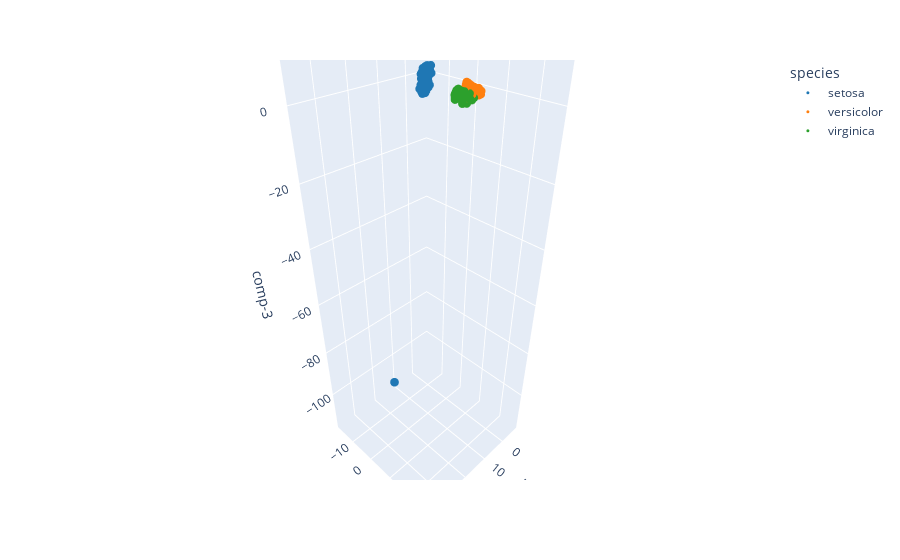

The notebook cell saved with this chart:
### Markdown cell above
To visualize this in 3D, we'll use the Plotly library, as it provides a means to interact with the plot - rotating, zooming, panning, tooltips, etc.:

### Code cell
import plotly.express as px

fig = px.scatter_3d(
    features_tsne3d, x=0, y=1, z=2,
    color=df_tsne3d.species, labels={'color': 'species'},
    color_discrete_sequence=px.colors.qualitative.D3
)
fig.update_layout(scene=dict(xaxis_title='comp-1', yaxis_title='comp-2', zaxis_title='comp-3'))
fig.update_traces(marker_size=3)
fig.show()
